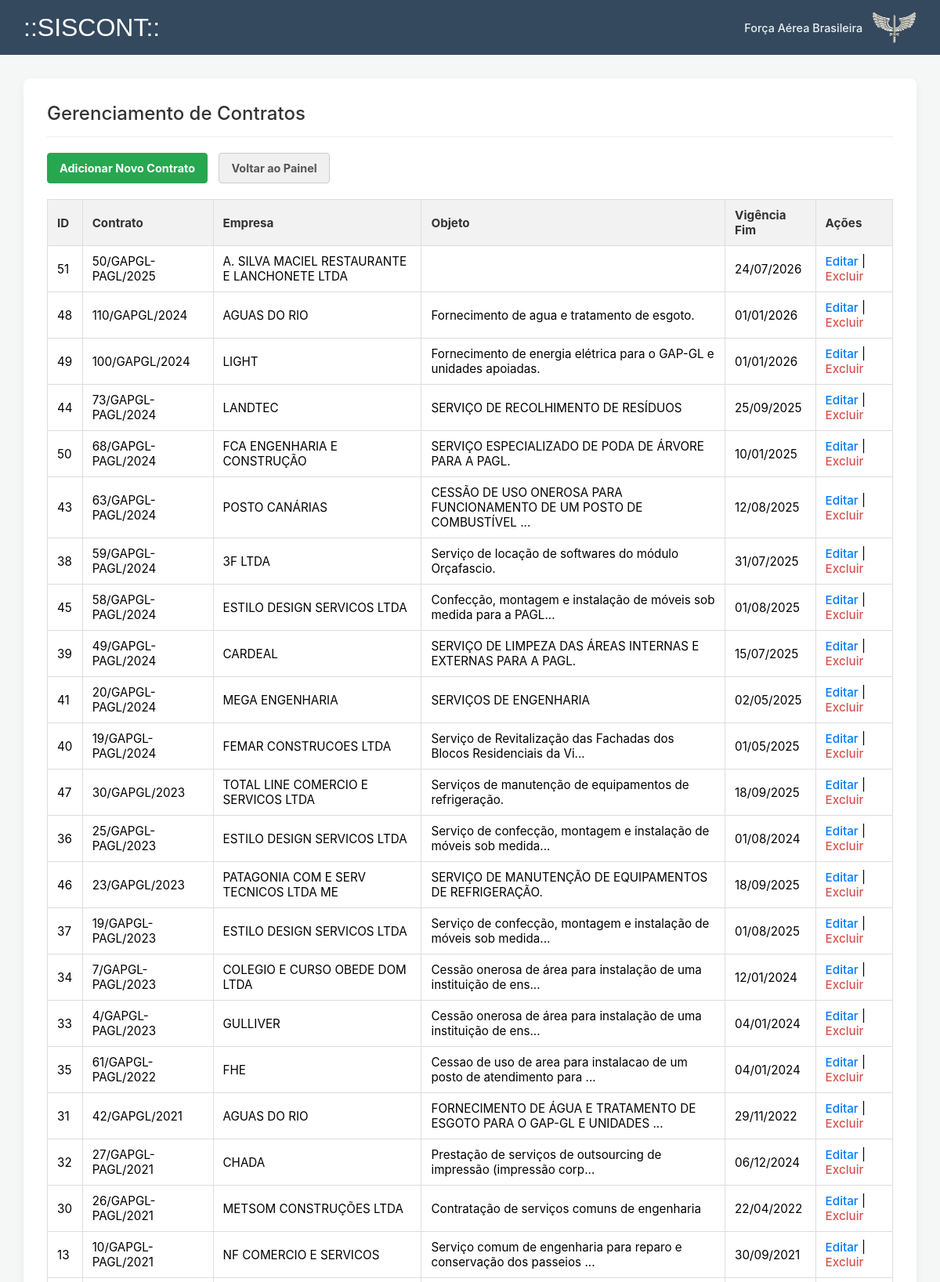
Screenshot of /crud_contratos/contratos_index.php (signed in, upper part) with the database file from the repository.
### tables this page shows
CREATE TABLE `contratos` (
  `idcont` int NOT NULL,
  `idempresa` int NOT NULL,
  `numerocont` int NOT NULL,
  `omcont` enum('GAPGL','GAPGL-PAGL','GAPRJ') DEFAULT NULL,
  `anocont` year DEFAULT NULL,
  `tipocont` enum('receita','despesa') DEFAULT NULL,
  `vltotal` decimal(10,2) DEFAULT NULL,
  `objeto` varchar(200) DEFAULT NULL,
  `NUP` varchar(25) DEFAULT NULL,
  `vigencia_ini` date NOT NULL,
  `vigencia_fim` date NOT NULL,
  `obs` varchar(200) NOT NULL
);

CREATE TABLE `empresas` (
  `idempresa` int NOT NULL,
  `CNPJ` varchar(45) DEFAULT NULL,
  `nomeempresa` varchar(45) DEFAULT NULL
);

### crud_contratos/contratos_index.php (the view, shortened to what this page needs)
<?php
include "../conexao.php";
try {
    $sql = "SELECT c.idcont, c.numerocont, c.anocont, c.omcont, c.objeto, c.vigencia_fim, e.nomeempresa
            FROM contratos c
            JOIN empresas e ON c.idempresa = e.idempresa
            ORDER BY c.anocont DESC, c.numerocont DESC";
    $stmt = $mysqli->query($sql);
    $contratos = $stmt->fetch_all(MYSQLI_ASSOC);
} catch (mysqli_sql_exception $e) {
    die("Erro ao consultar contratos: " . $e->getMessage());
}
?>
<!DOCTYPE html>
<html lang="pt-br">
<head>
    <link rel="stylesheet" href="../estilo.css">
</head>
<body>
    <div id="topo">
        <h1>::SISCONT::</h1>
        <div class="header-fab-info">
            <span>Força Aérea Brasileira</span>
            <img src="../img/gladio_80px.webp" alt="Gládio Alado FAB">
        </div>
    </div>
    <div id="conteudo-interno">
        <div class="main-content-card">
            <h2>Gerenciamento de Contratos</h2>
            <p style="margin-bottom: 20px;">
                <a href="contratos_form.php" class="btn-primary-crud">Adicionar Novo Contrato</a>
                <a href="../dashboard.php" class="btn-secondary-crud">Voltar ao Painel</a>
            </p>
            <table>
                <thead>
                    <tr>
                        <th>ID</th>
                        <th>Contrato</th>
                        <th>Empresa</th>
                        <th>Objeto</th>
                        <th>Vigência Fim</th>
                        <th>Ações</th>
                    </tr>
                </thead>
                <tbody>
                    <?php foreach ($contratos as $contrato): ?>
                    <tr>
                        <td><?= $contrato['idcont'] ?></td>
                        <td><?= htmlspecialchars($contrato['numerocont']) ?>/<?= htmlspecialchars($contrato['omcont']) ?>/<?= $contrato['anocont'] ?></td>
                        <td><?= htmlspecialchars($contrato['nomeempresa']) ?></td>
                        <td><?= htmlspecialchars(substr($contrato['objeto'], 0, 70)) ?><?= (strlen($contrato['objeto']) > 70 ? '...' : '') ?></td>
                        <td><?= date('d/m/Y', strtotime($contrato['vigencia_fim'])) ?></td>
                        <td>
                            <a href="contratos_form.php?id=<?= $contrato['idcont'] ?>">Editar</a>
                            |
                            <a href="contratos_acao.php?acao=excluir&id=<?= $contrato['idcont'] ?>"
                               class="action-delete-link"
                               onclick="return confirm('Tem certeza? Excluir um contrato também excluirá suas comissões associadas!');">
                               Excluir
                            </a>
                        </td>
                    </tr>
                    <?php endforeach; ?>
                </tbody>
            </table>
        </div> </div>
</body>
</html>

### estilo.css (style rules this page uses)
html, body { margin: 0; padding: 0; width: 100%; height: 100%; background-color: #f4f7f6; font-family: -apple-system, BlinkMacSystemFont, "Segoe UI", Roboto, "Helvetica Neue", Arial, sans-serif; }
h1 { margin: 0; font-size: 2em; font-family: sans-serif; color: #ffffff; font-weight: 300; }
h2 { font-size: 1.5em; color: #333; font-weight: 500; text-align: center; margin-top: 0; }
#topo { background-color: #34495e; width: 100%; color: #ffffff; padding: 15px 30px; box-sizing: border-box; display: flex; justify-content: space-between; align-items: center; }
.header-fab-info { display: flex; align-items: center; gap: 12px; color: #ecf0f1; font-size: 0.9em; font-weight: 500; }
.header-fab-info img { height: 40px; width: auto; }
#conteudo-interno { padding: 30px; box-sizing: border-box; min-height: calc(100vh - 160px); }
.main-content-card { width: 100%; max-width: 1200px; background: #ffffff; padding: 30px; border-radius: 8px; box-shadow: 0 4px 12px rgba(0,0,0,0.05); box-sizing: border-box; margin: 0 auto; }
.main-content-card h2 { text-align: left; margin-top: 0; margin-bottom: 20px; padding-bottom: 15px; border-bottom: 1px solid #eee; color: #333; }
.btn-primary-crud, .btn-secondary-crud { display: inline-block; padding: 10px 15px; border-radius: 4px; text-decoration: none; font-weight: bold; font-size: 0.9em; margin-right: 10px; }
.btn-primary-crud { background-color: #27a750; color: white; border: 1px solid #27a750; }
.btn-secondary-crud { background-color: #f0f0f0; color: #555; border: 1px solid #ccc; }
.main-content-card table { width: 100%; margin-top: 20px; border-collapse: collapse; }
.main-content-card th, .main-content-card td { border: 1px solid #ddd; padding: 10px 12px; text-align: left; font-size: 0.95em; }
.main-content-card th { background-color: #f2f2f2; font-weight: bold; color: #333; }
.main-content-card td a { color: #007bff; text-decoration: none; font-weight: 500; }
.action-delete-link { color: #d9534f !important; }

### rows the page displays
contratos: idcont "51", numerocont "50", omcont "GAPGL-PAGL", anocont "2025", idempresa.nomeempresa "A. SILVA MACIEL RESTAURANTE E LANCHONETE LTDA", vigencia_fim "24/07/2026"
contratos: idcont "48", numerocont "110", omcont "GAPGL", anocont "2024", idempresa.nomeempresa "AGUAS DO RIO", objeto "Fornecimento de agua e tratamento de esgoto.", vigencia_fim "01/01/2026"
contratos: idcont "49", numerocont "100", omcont "GAPGL", anocont "2024", idempresa.nomeempresa "LIGHT", objeto "Fornecimento de energia elétrica para o GAP-GL e unidades apoiadas.", vigencia_fim "01/01/2026"
contratos: idcont "44", numerocont "73", omcont "GAPGL-PAGL", anocont "2024", idempresa.nomeempresa "LANDTEC", objeto "SERVIÇO DE RECOLHIMENTO DE RESÍDUOS", vigencia_fim "25/09/2025"
contratos: idcont "50", numerocont "68", omcont "GAPGL-PAGL", anocont "2024", idempresa.nomeempresa "FCA ENGENHARIA E CONSTRUÇÃO", objeto "SERVIÇO ESPECIALIZADO DE PODA DE ÁRVORE PARA A PAGL.", vigencia_fim "10/01/2025"
contratos: idcont "43", numerocont "63", omcont "GAPGL-PAGL", anocont "2024", idempresa.nomeempresa "POSTO CANÁRIAS", objeto "CESSÃO DE USO ONEROSA PARA FUNCIONAMENTO DE UM POSTO DE COMBUSTÍVEL", vigencia_fim "12/08/2025"
contratos: idcont "38", numerocont "59", omcont "GAPGL-PAGL", anocont "2024", idempresa.nomeempresa "3F LTDA", objeto "Serviço de locação de softwares do módulo Orçafascio.", vigencia_fim "31/07/2025"
contratos: idcont "45", numerocont "58", omcont "GAPGL-PAGL", anocont "2024", idempresa.nomeempresa "ESTILO DESIGN SERVICOS LTDA", objeto "Confecção, montagem e instalação de móveis sob medida para a PAGL", vigencia_fim "01/08/2025"
contratos: idcont "39", numerocont "49", omcont "GAPGL-PAGL", anocont "2024", idempresa.nomeempresa "CARDEAL", objeto "SERVIÇO DE LIMPEZA DAS ÁREAS INTERNAS E EXTERNAS PARA A PAGL.", vigencia_fim "15/07/2025"
contratos: idcont "41", numerocont "20", omcont "GAPGL-PAGL", anocont "2024", idempresa.nomeempresa "MEGA ENGENHARIA", objeto "SERVIÇOS DE ENGENHARIA", vigencia_fim "02/05/2025"
contratos: idcont "40", numerocont "19", omcont "GAPGL-PAGL", anocont "2024", idempresa.nomeempresa "FEMAR CONSTRUCOES LTDA", objeto "Serviço de Revitalização das Fachadas dos Blocos Residenciais da Vi", vigencia_fim "01/05/2025"
contratos: idcont "47", numerocont "30", omcont "GAPGL", anocont "2023", idempresa.nomeempresa "TOTAL LINE COMERCIO E SERVICOS LTDA", objeto "Serviços de manutenção de equipamentos de refrigeração.", vigencia_fim "18/09/2025"
contratos: idcont "36", numerocont "25", omcont "GAPGL-PAGL", anocont "2023", idempresa.nomeempresa "ESTILO DESIGN SERVICOS LTDA", objeto "Serviço de confecção, montagem e instalação de móveis sob medida", vigencia_fim "01/08/2024"
contratos: idcont "46", numerocont "23", omcont "GAPGL", anocont "2023", idempresa.nomeempresa "PATAGONIA COM E SERV TECNICOS LTDA ME", objeto "SERVIÇO DE MANUTENÇÃO DE EQUIPAMENTOS DE REFRIGERAÇÃO.", vigencia_fim "18/09/2025"
contratos: idcont "37", numerocont "19", omcont "GAPGL-PAGL", anocont "2023", idempresa.nomeempresa "ESTILO DESIGN SERVICOS LTDA", objeto "Serviço de confecção, montagem e instalação de móveis sob medida", vigencia_fim "01/08/2025"
contratos: idcont "34", numerocont "7", omcont "GAPGL-PAGL", anocont "2023", idempresa.nomeempresa "COLEGIO E CURSO OBEDE DOM LTDA", objeto "Cessão onerosa de área para instalação de uma instituição de ens", vigencia_fim "12/01/2024"
contratos: idcont "33", numerocont "4", omcont "GAPGL-PAGL", anocont "2023", idempresa.nomeempresa "GULLIVER", objeto "Cessão onerosa de área para instalação de uma instituição de ens", vigencia_fim "04/01/2024"
contratos: idcont "35", numerocont "61", omcont "GAPGL-PAGL", anocont "2022", idempresa.nomeempresa "FHE", objeto "Cessao de uso de area para instalacao de um posto de atendimento para", vigencia_fim "04/01/2024"
contratos: idcont "31", numerocont "42", omcont "GAPGL", anocont "2021", idempresa.nomeempresa "AGUAS DO RIO", objeto "FORNECIMENTO DE ÁGUA E TRATAMENTO DE ESGOTO PARA O GAP-GL E UNIDADES", vigencia_fim "29/11/2022"
contratos: idcont "32", numerocont "27", omcont "GAPGL-PAGL", anocont "2021", idempresa.nomeempresa "CHADA", objeto "Prestação de serviços de outsourcing de impressão (impressão corp", vigencia_fim "06/12/2024"
contratos: idcont "30", numerocont "26", omcont "GAPGL-PAGL", anocont "2021", idempresa.nomeempresa "METSOM CONSTRUÇÕES LTDA", objeto "Contratação de serviços comuns de engenharia", vigencia_fim "22/04/2022"
contratos: idcont "13", numerocont "10", omcont "GAPGL-PAGL", anocont "2021", idempresa.nomeempresa "NF COMERCIO E SERVICOS", objeto "Serviço comum de engenharia para reparo e conservação dos passeios", vigencia_fim "30/09/2021"
